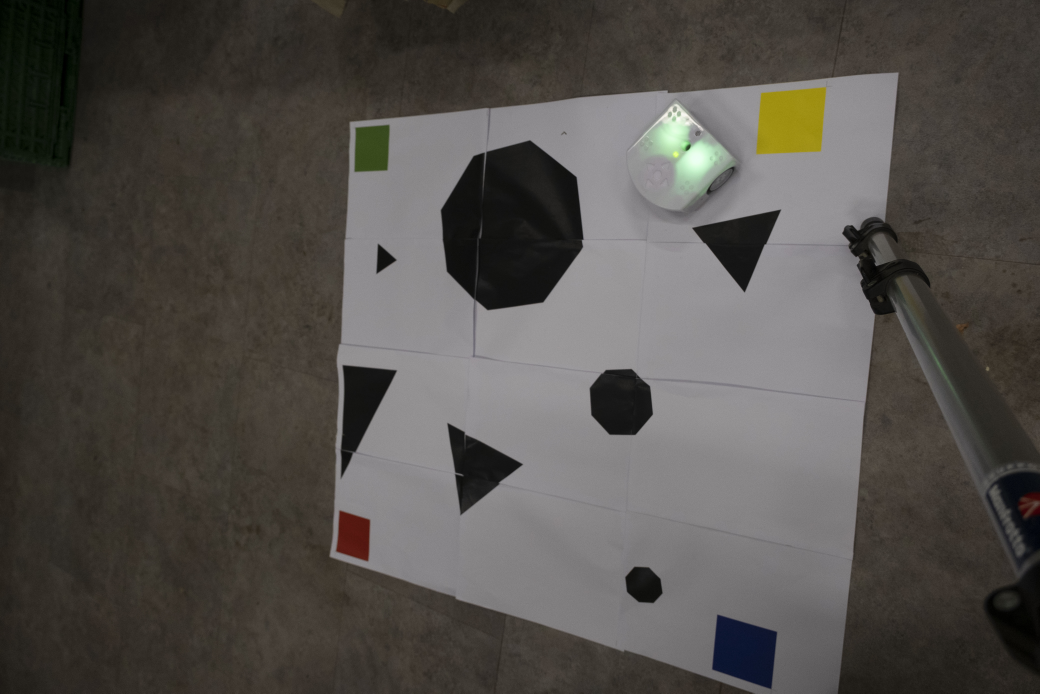
#> input picture Functions/1.jpg, 6240 x 4160 px, given in place of the camera (shown at 1/6 size)
$ python tunecolorfilter_streaming.py
#> lines starting #> are read from the running program, lines starting #| are printed output that depends on the picture; after the words box and inside, x2 and y2 are one past the last pixel; in counts of white or black regions, pixels touching at a corner belong together
### Functions/Vision.py
""" Developped by: Flask """
import cv2 #read video and images
import numpy as np
from skimage import measure,exposure
from scipy import linalg, ndimage
import math
import pickle
import time

DEFAULT = 0
BIG = 1
NONE = 2
mask_watershed = 0


IDCAM = 2
valmin = 50
valmax = 130
# [57 lines left out: function getTransformimage, not called in this run]

class Vision:
    """ Handles vision """
    i = 12345

    # [110 lines left out: functions __init__, getMap, setframe, returnDynamicCoordinates, returnDynamicAim, adjustlum, not called in this run]
def on_trackbar_max(val):
    global valmax
    valmax = val
def on_trackbar_min(val):
    global valmin
    valmin = val


class colorfilter:
    def __init__(self, color, camera = "ANDROID FLASK"):
        self.morph = DEFAULT
        self.camera = camera
        self.color = color
        self.inv = False
        if camera == "XT3":
            if color == "RED":
                self.band = np.array([[0,11],[142,255],[30,255]])
            if color == "YELLOW":
                self.band = np.array([[20,30],[90,255],[110,255]])
            if color == "BLUE":
                self.band = np.array([[110,130],[161,255],[41,255]])
            if color == "GREEN":
                 self.band = np.array([[34,78],[135,255],[76,255]])
            if color == "ROBOT":
                self.band = np.array([[85,109],[107,255],[71,255]])
                #self.morph = NONE
            if color == "BLACK":
                 self.band = np.array([[0,179],[0,255],[0,25]])
                 self.morph = BIG
        if camera == "ANDROID FLASK":
            if color == "RED":
                self.band = np.array([[11,172],[108,255],[70,255]])
                self.inv = True
            if color == "YELLOW":
                self.band = np.array([[15,30],[120,255],[70,255]])
            if color == "BLUE":
                self.band = np.array([[110,130],[95,255],[50,255]])
            if color == "GREEN":
                 self.band = np.array([[41,78],[100,255],[50,255]])
            if color == "ROBOT":
                self.band = np.array([[150,170],[70,255],[80,255]])
                self.morph = NONE
            if color == "BLACK":
                 self.band = np.array([[0,179],[0,255],[0,80]])
                 self.morph = BIG
            if color == "FINISH":
                self.band = np.array([[80,105],[100,255],[70,255]])
                self.morph = NONE

    def get_mask(self,image):


        if self.inv:
            band1 = np.copy(self.band)
            band2 = np.copy(self.band)
            band1[0,:] = np.array([band1[0,1],179])
            band2[0,:] = np.array([0,band2[0,0]])
            mask1 = np.multiply(cv2.inRange(image,band1[:,0],band1[:,1]).get().astype(np.uint8),(1/255))
            mask2 = np.multiply(cv2.inRange(image,band2[:,0],band2[:,1]).get().astype(np.uint8),(1/255))
            mask = cv2.bitwise_or(mask1,mask2)
        else:
             mask = np.multiply(cv2.inRange(image,self.band[:,0],self.band[:,1]).get().astype(np.uint8),(1/255))

        mask = cv2.UMat(mask) ## convert the mask to an opencl object for fast morphology

        if self.morph == BIG:
            mask = cv2.morphologyEx(mask, cv2.MORPH_OPEN, np.ones((6,6)).astype("uint8"))
        elif self.morph == DEFAULT:
            mask = cv2.morphologyEx(mask, cv2.MORPH_OPEN, np.ones((15,15)).astype("uint8"))
        elif self.morph == NONE:
            mask = cv2.morphologyEx(mask, cv2.MORPH_OPEN, np.ones((4,4)).astype("uint8"))
            mask = cv2.morphologyEx(mask, cv2.MORPH_CLOSE, np.ones((5,5)).astype("uint8"))
        return cv2.UMat(mask)


# [106 lines left out: functions manually_get_centroid, watershed, preprocess, projection, applyTransform, createMap, not called in this run]

def getCentroid(imageBin, setmanually = False):
    invalid = False
    img = imageBin.get().astype(np.uint8)
    moments = measure.moments(img, order = 2)
    if moments[0,0]:
        centroid = np.array([moments[0,1]/moments[0,0], moments[1,0]/moments[0,0]])
        varx = moments[0,2]/moments[0,0]-centroid[0]**2
        vary = moments[2,0]/moments[0,0]-centroid[1]**2
        if max(varx,vary)>img.size/50:
            print("invalid centroid:noise")
            invalid = True
    else:
        print("invalid centroid: no pixel")
        invalid = True
        centroid = np.array([0,0])
    return centroid,invalid


# [67 lines left out: function getRobotPos, not called in this run]


### Functions/tunecolorfilter_streaming.py
# -*- coding: utf-8 -*-
"""
Created on Tue Nov 24 23:43:25 2020

@author: valla
"""

import Vision as v
import cv2
import math
import numpy as np
import time
from skimage import measure, morphology,exposure
CAMERA = "ANDROID FLASK"
cap = cv2.VideoCapture(2)

while(1):

    ret,img = cap.read()
#> img is the input picture: shape (4160, 6240, 3); mean B, G, R 75.1, 79.3, 82.9
#img = cv2.imread('../sample_pictures/new color.jpg')


#img = v.preprocess(img)

    imgsmall = cv2.resize(img,(624,416))
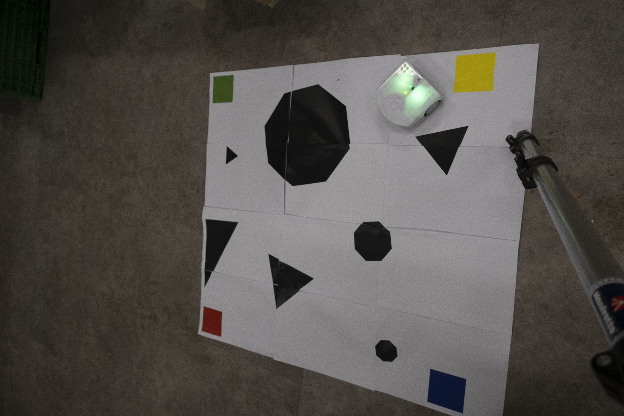
#> imgsmall: shape (416, 624, 3); mean B, G, R 75.2, 79.4, 83
    imgbright = exposure.rescale_intensity(imgsmall, in_range=(10, 80))
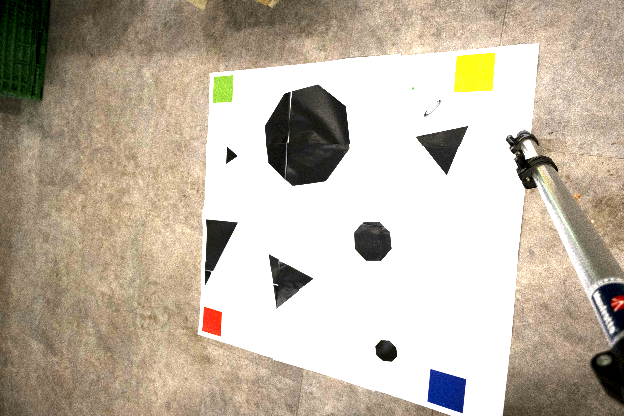
#> imgbright: shape (416, 624, 3); mean B, G, R 165.6, 181, 191.8
    imgbgr = imgbright
    imgHSV = cv2.cvtColor(imgbright,cv2.COLOR_BGR2HSV)
#> imgHSV: shape (416, 624, 3); mean H, S, V 12.7, 46, 193
    img = cv2.cvtColor(img,cv2.COLOR_HSV2BGR)
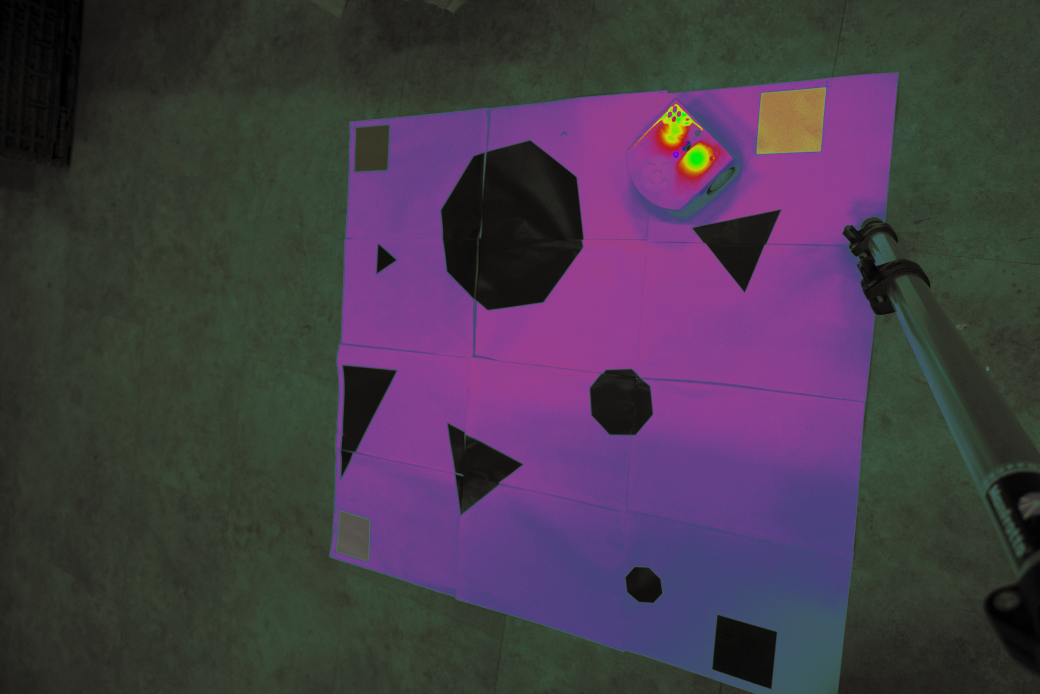
#> img: shape (4160, 6240, 3) (shown at 1/6 size); mean B, G, R 73.4, 57.9, 69.5
    img =  cv2.UMat(img)


    filterg = v.colorfilter("ROBOT", camera =CAMERA)
    #v.manually_get_centroid(img,preprocessed = True)
    mask = filterg.get_mask(img)
    cv2.imshow('mask auto',mask)
    GC, flag = v.getCentroid(mask)
#> GC = [0, 0]; flag = True
    # if flag:
    #     GC = v.manually_get_centroid(img, preprocessed=True)
    cv2.namedWindow('filtered',cv2.WINDOW_NORMAL)
    cv2.resizeWindow('filtered', 624,416)
    cv2.circle(imgbgr, (int(GC[0]),int(GC[1])), 15, (0,255,0), thickness=3, lineType=8, shift=0)
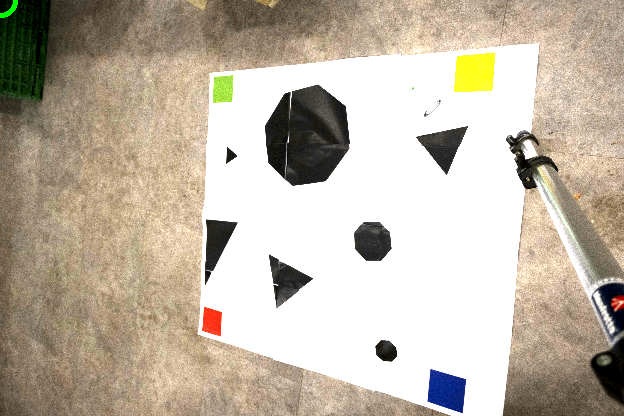
#> imgbgr: shape (416, 624, 3); 0.05% of pixels changed, all inside (x1, y1, x2, y2) = (0, 0, 18, 18)
    cv2.imshow('filtered', imgbgr)
    if cv2.waitKey(1) & 0XFF == ord('q'):
#> (key q is pressed here)
        break
cap.release()
#while(not(cv2.waitKey(1) & 0XFF == ord('q'))):

cv2.destroyAllWindows()
